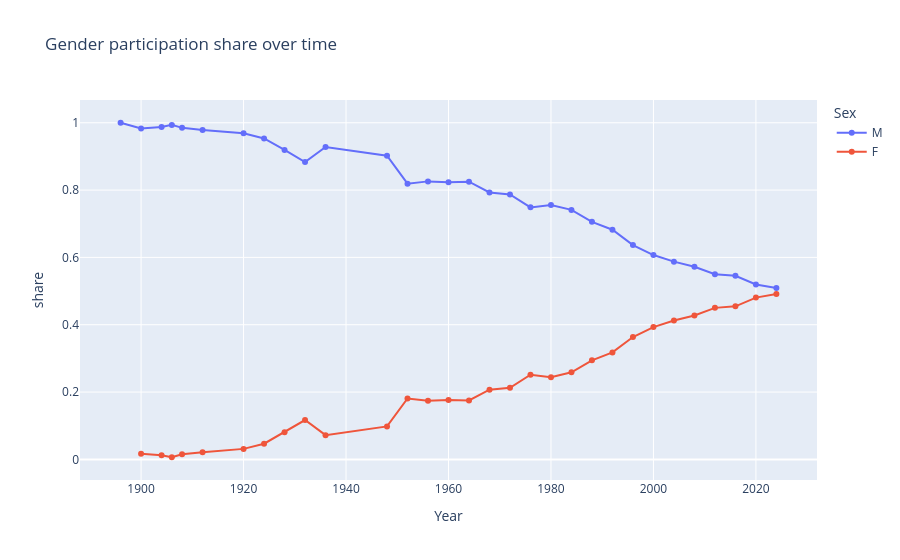

Source (notebook cell):
### Markdown cell above
## Q7. Comment evolue la participation par genre?
**Narratif:** la convergence F/M est un signal de transformation structurelle.

### Code cell
sex_year = (
    raw.groupby(["Year", "Sex"], as_index=False)
    .size()
    .rename(columns={"size": "entries"})
)

total_year = sex_year.groupby("Year", as_index=False)["entries"].sum().rename(columns={"entries": "total"})
sex_year = sex_year.merge(total_year, on="Year", how="left")
sex_year["share"] = sex_year["entries"] / sex_year["total"]

fig = px.line(sex_year, x="Year", y="share", color="Sex", markers=True,
              title="Gender participation share over time")
fig.show()
sex_year.tail(8)

### Figure 1 — Plotly figure (JSON) as saved in the notebook; plotly's stock layout.template omitted (floating-point values rounded to 4 significant figures)
{"data": [{"hovertemplate": "Sex=M<br>Year=%{x}<br>share=%{y}<extra></extra>", "legendgroup": "M", "line": {"color": "#636efa", "dash": "solid"}, "marker": {"symbol": "circle"}, "mode": "lines+markers", "name": "M", "orientation": "v", "showlegend": true, "type": "scatter", "x": [1896, 1900, 1904, 1906, 1908, 1912, 1920, 1924, 1928, 1932, 1936, 1948, 1952, 1956, 1960, 1964, 1968, 1972, 1976, 1980, 1984, 1988, 1992, 1996, 2000, 2004, 2008, 2012, 2016, 2020, 2024], "xaxis": "x", "y": [1.0, 0.983, 0.9877, 0.9937, 0.9848, 0.9785, 0.9688, 0.9534, 0.9191, 0.8831, 0.9281, 0.902, 0.819, 0.8258, 0.8233, 0.825, 0.7931, 0.7872, 0.7486, 0.7558, 0.7412, 0.7057, 0.6822, 0.6366, 0.607, 0.5874, 0.5724, 0.5499, 0.5454, 0.5194, 0.509], "yaxis": "y"}, {"hovertemplate": "Sex=F<br>Year=%{x}<br>share=%{y}<extra></extra>", "legendgroup": "F", "line": {"color": "#EF553B", "dash": "solid"}, "marker": {"symbol": "circle"}, "mode": "lines+markers", "name": "F", "orientation": "v", "showlegend": true, "type": "scatter", "x": [1900, 1904, 1906, 1908, 1912, 1920, 1924, 1928, 1932, 1936, 1948, 1952, 1956, 1960, 1964, 1968, 1972, 1976, 1980, 1984, 1988, 1992, 1996, 2000, 2004, 2008, 2012, 2016, 2020, 2024], "xaxis": "x", "y": [0.01705, 0.0123, 0.006347, 0.01516, 0.02153, 0.03122, 0.04663, 0.08093, 0.1169, 0.07193, 0.09805, 0.181, 0.1742, 0.1767, 0.175, 0.2069, 0.2128, 0.2514, 0.2442, 0.2588, 0.2943, 0.3178, 0.3634, 0.393, 0.4126, 0.4276, 0.4501, 0.4546, 0.4806, 0.491], "yaxis": "y"}], "layout": {"legend": {"title": {"text": "Sex"}, "tracegroupgap": 0}, "title": {"text": "Gender participation share over time"}, "xaxis": {"anchor": "y", "domain": [0.0, 1.0], "title": {"text": "Year"}}, "yaxis": {"anchor": "x", "domain": [0.0, 1.0], "title": {"text": "share"}}}}
